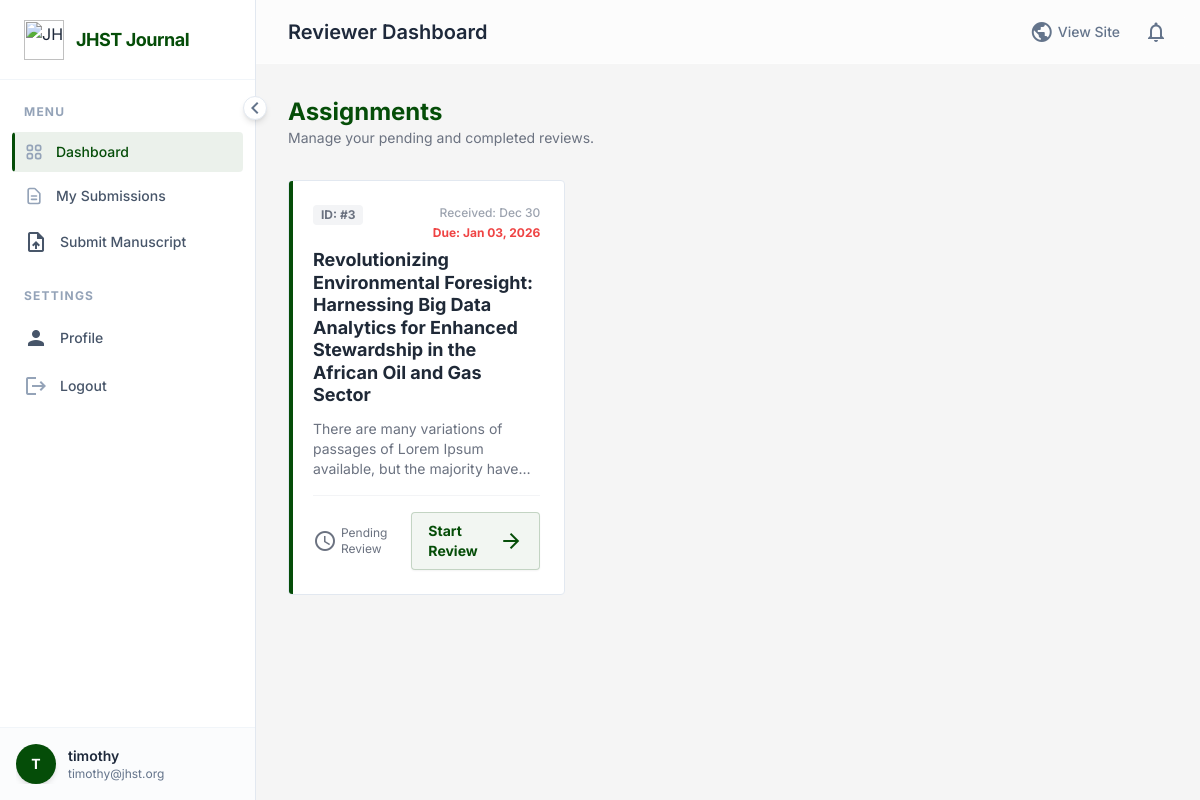
/dashboard/ (signed in), run on an earlier commit of the app's database.
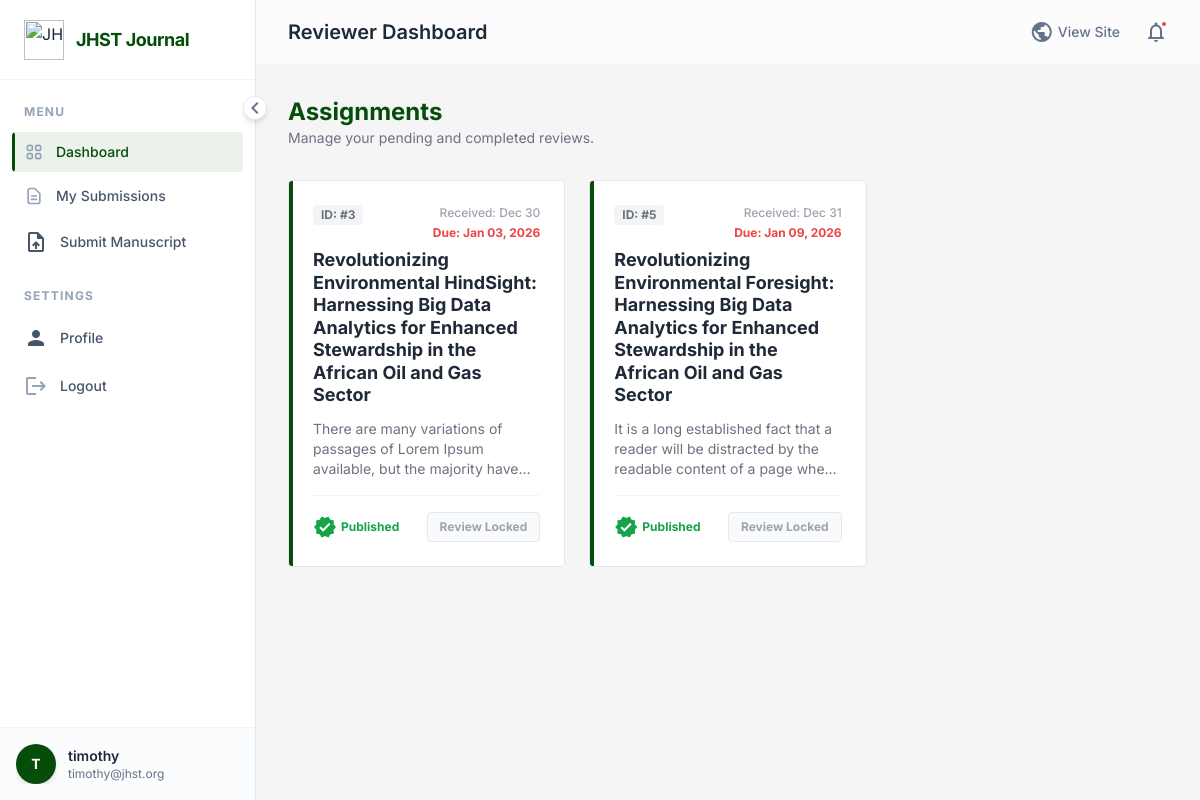
And on a later commit of the database.
### journal/models.py (models this page shows, shortened)
class User(AbstractUser):
    is_researcher = models.BooleanField(default=False)
    is_reviewer = models.BooleanField(default=False)
    is_editor = models.BooleanField(default=False)
    affiliation = models.CharField(max_length=255, blank=True)

class Review(models.Model):
    RECOMMENDATION_CHOICES = [
        ('accept', 'Accept'),
        ('revise', 'Revise'),
        ('reject', 'Reject'),
    ]
    manuscript = models.ForeignKey(Manuscript, on_delete=models.CASCADE, related_name='reviews')
    reviewer = models.ForeignKey(User, on_delete=models.CASCADE, related_name='reviews')
    date_assigned = models.DateTimeField(auto_now_add=True)
    due_date = models.DateTimeField(null=True, blank=True)
    date_completed = models.DateTimeField(null=True, blank=True)
    comments = models.TextField(blank=True)
    recommendation = models.CharField(max_length=20, choices=RECOMMENDATION_CHOICES, blank=True)

class Manuscript(models.Model):
    STATUS_CHOICES = [
        ('submitted', 'Submitted'),
        ('under_review', 'Under Review'),
        ('accepted', 'Accepted'),
        ('rejected', 'Rejected'),
        ('published', 'Published'),
    ]
    title = models.CharField(max_length=255)
    abstract = models.TextField()
    file = models.FileField(upload_to='manuscripts/')
    co_authors = models.CharField(max_length=500, blank=True, help_text="Names of co-authors, separated by commas")
    affiliations = models.TextField(blank=True, help_text="Author affiliations")
    author = models.ForeignKey(User, on_delete=models.CASCADE, related_name='manuscripts')
    reviewer = models.ForeignKey(User, on_delete=models.SET_NULL, null=True, blank=True, related_name='assigned_manuscripts')
    submitted_date = models.DateTimeField(auto_now_add=True)
    status = models.CharField(max_length=20, choices=STATUS_CHOICES, default='submitted')
    keywords = models.CharField(max_length=255, help_text="Comma-separated keywords")

### journal/views.py (the view)
# urls.py: path('dashboard/', views.dashboard, name='dashboard'),
@login_required
def dashboard(request):
    my_submissions = Manuscript.objects.filter(author=request.user).order_by('-submitted_date')
    if request.user.is_editor:
        submissions = Manuscript.objects.all().order_by('-submitted_date')
        unassigned_count = submissions.filter(status='submitted').count()
        return render(request, 'dashboard/editor_dashboard.html', {
            'submissions': submissions,
            'my_submissions': my_submissions,
            'unassigned_count': unassigned_count,
            'notifications': Notification.objects.filter(recipient=request.user, is_read=False)[:5]
        })
    elif request.user.is_reviewer:
        assigned_reviews = Review.objects.filter(reviewer=request.user).order_by('date_completed', 'date_assigned')
        assigned_manuscripts = [review.manuscript for review in assigned_reviews]
        return render(request, 'dashboard/reviewer_dashboard.html', {
            'assigned_manuscripts': assigned_manuscripts,
            'assigned_reviews': assigned_reviews,
            'my_submissions': my_submissions,
            'notifications': Notification.objects.filter(recipient=request.user, is_read=False)[:5]
        })
    elif request.user.is_researcher:
        return render(request, 'dashboard/researcher_dashboard.html', {
            'submissions': my_submissions,
            'notifications': Notification.objects.filter(recipient=request.user, is_read=False)[:5]
        })
    else:
        return render(request, 'dashboard/dashboard.html', {
            'my_submissions': my_submissions,
            'notifications': Notification.objects.filter(recipient=request.user, is_read=False)[:5]
        })

### templates/dashboard/reviewer_dashboard.html (shortened to what this page needs)
﻿{% extends 'dashboard/dashboard_base.html' %}
{% block dashboard_title %}Reviewer Dashboard{% endblock %} {% block content %}
<div class="mb-8">
  <h2 class="text-2xl font-bold font-display text-primary dark:text-white">
    Assignments
  </h2>
  <p class="text-gray-500 text-sm">
    Manage your pending and completed reviews.
  </p>
</div>
{% if assigned_reviews %}
<div class="grid grid-cols-1 md:grid-cols-2 lg:grid-cols-3 gap-6">
  {% for review in assigned_reviews %}
  <div
    class="bg-white dark:bg-card-dark rounded border border-border-light dark:border-border-dark p-6 flex flex-col h-full hover: transition relative overflow-hidden group"
  >
    <div
      class="absolute top-0 left-0 w-1 h-full bg-primary group-hover:bg-accent transition-colors"
    ></div>
    <div class="flex-1">
      <div class="flex justify-between items-start mb-2">
        <span
          class="inline-block px-2 py-0.5 rounded text-xs font-bold text-gray-500 bg-gray-100"
        >
          ID: #{{ review.manuscript.id }}
        </span>
        <div class="text-right">
          <p class="text-xs font-medium text-gray-400">
            Received: {{ review.manuscript.submitted_date|date:"M d" }}
          </p>
          {% if review.due_date %}
          <p class="text-xs font-bold text-red-500 mt-1">
            Due: {{ review.due_date|date:"M d, Y" }}
          </p>
          {% endif %}
        </div>
      </div>
      <h3
        class="text-lg font-bold text-gray-800 dark:text-white mb-3 leading-tight group-hover:text-primary transition-colors"
      >
        {{ review.manuscript.title }}
      </h3>
      <p class="text-sm text-gray-500 dark:text-gray-400 line-clamp-3 mb-4">
        {{ review.manuscript.abstract }}
      </p>
    </div>
    <div
      class="pt-4 border-t border-gray-100 dark:border-gray-700 flex justify-between items-center mt-auto"
    >
      {% if review.date_completed %} {% if not review.manuscript.article %}
      <div
        class="flex items-center text-xs font-bold text-green-600 dark:text-green-400"
      >
        <span class="material-icons text-sm mr-1">check_circle</span>
        Submitted
      </div>
      <a
        href="{% url 'submit_review' review.manuscript.id %}"
        class="text-xs font-bold text-slate-500 hover:text-primary border border-slate-200 dark:border-slate-700 bg-white dark:bg-card-dark px-3 py-1.5 rounded transition-colors flex items-center shadow-sm"
      >
        <span class="material-icons text-sm mr-1">edit</span>
        Edit Review
      </a>
      {% else %}
      <div
        class="flex items-center text-xs font-bold text-green-600 dark:text-green-400"
      >
        <span class="material-icons text-sm mr-1">verified</span>
        Published
      </div>
      <span
        class="text-xs font-bold text-gray-400 cursor-default flex items-center bg-gray-50 dark:bg-gray-800 px-3 py-1.5 rounded border border-gray-200 dark:border-gray-700"
      >
        Review Locked
      </span>
      {% endif %} {% else %}
      <div class="flex items-center text-xs text-gray-500">
        <span class="material-icons text-sm mr-1">schedule</span>
        Pending Review
      </div>
      <a
        href="{% url 'submit_review' review.manuscript.id %}"
        class="text-sm font-bold text-primary hover:text-white hover:bg-primary border border-primary/20 bg-primary/5 px-4 py-2 rounded transition-all shadow-sm flex items-center"
      >
        Start Review
        <span class="material-icons text-sm ml-1">arrow_forward</span>
      </a>
      {% endif %}
    </div>
  </div>
  {% endfor %}
</div>
{% endif %} {% endblock %}

### templates/dashboard/dashboard_base.html (shortened to what this page needs)
{% load static %}
<!DOCTYPE html>
<html lang="en" class="scroll-smooth">
  <head>
    <script src="https://cdn.tailwindcss.com"></script>
  </head>
  <body
    class="bg-[#ededed]/50 dark:bg-bg-dark text-slate-800 dark:text-gray-100 font-sans antialiased min-h-screen flex overflow-hidden"
  >
    <aside
      id="sidebar"
      class="bg-white dark:bg-card-dark border-r border-slate-200 dark:border-slate-700 flex flex-col fixed h-full z-40 sidebar-transition w-64 shadow-2xl md:shadow-none transform -translate-x-full md:translate-x-0"
    >
      <div
        class="h-20 flex items-center px-6 border-b border-slate-100 dark:border-slate-800/50"
      >
        <a
          href="{% url 'index' %}"
          class="flex items-center gap-3 overflow-hidden whitespace-nowrap"
        >
          <img
            src="{% static 'assets/images/jhst-logo.png' %}"
            alt="JHST Logo"
            class="h-10 w-auto object-contain flex-shrink-0"
          />
          <span
            class="font-display font-bold text-lg tracking-tight text-primary dark:text-white sidebar-header-text transition-opacity duration-300"
          >
            JHST Journal
          </span>
        </a>
      </div>
      <nav class="flex-1 overflow-y-auto py-6 px-3 space-y-1 no-scrollbar">
        <div class="mb-6">
          <p
            class="px-3 text-xs font-bold text-slate-400 uppercase tracking-widest mb-3 section-label transition-opacity duration-300"
          >
            Menu
          </p>
          <a
            href="{% url 'dashboard' %}"
            class="sidebar-link group flex items-center px-3 py-2.5 text-sm font-medium text-slate-600 dark:text-gray-300 rounded hover:text-primary dark:hover:text-white transition-colors duration-200 mb-1 {% if request.resolver_match.url_name == 'dashboard' %}active{% endif %}"
            title="Dashboard"
          >
            <span class="link-text whitespace-nowrap">Dashboard</span>
          </a>
          <a
            href="{% url 'my_submissions' %}"
            class="sidebar-link group flex items-center px-3 py-2.5 text-sm font-medium text-slate-600 dark:text-gray-300 rounded hover:text-primary dark:hover:text-white transition-colors duration-200 mb-1 {% if request.resolver_match.url_name == 'my_submissions' %}active{% endif %}"
            title="My Submissions"
          >
            <span class="link-text whitespace-nowrap">My Submissions</span>
          </a>
          {% if user.is_researcher %}
          <a
            href="{% url 'submit_manuscript' %}"
            class="sidebar-link group flex items-center px-3 py-2.5 text-sm font-medium text-slate-600 dark:text-gray-300 rounded hover:text-primary dark:hover:text-white transition-colors duration-200 mb-1"
            title="Submit Manuscript"
          >
            <span
              class="material-icons text-xl mr-3 group-hover:text-primary transition-colors"
              >upload_file</span
            >
            <span class="link-text whitespace-nowrap">Submit Manuscript</span>
          </a>
          {% endif %}
        </div>
        <div class="mb-6">
          <p
            class="px-3 text-xs font-bold text-slate-400 uppercase tracking-widest mb-3 section-label transition-opacity duration-300"
          >
            Settings
          </p>
          <a
            href="{% url 'profile' %}"
            class="sidebar-link group flex items-center px-3 py-2.5 text-sm font-medium text-slate-600 dark:text-gray-300 rounded hover:text-primary dark:hover:text-white transition-colors duration-200 mb-1 {% if request.resolver_match.url_name == 'profile' %}active{% endif %}"
            title="Profile"
          >
            <span
              class="material-icons text-xl mr-3 group-hover:text-primary transition-colors"
              >person</span
            >
            <span class="link-text whitespace-nowrap">Profile</span>
          </a>
          <form action="{% url 'logout' %}" method="post" class="w-full">
            <button
              type="submit"
              class="sidebar-link group w-full flex items-center px-3 py-2.5 text-sm font-medium text-slate-600 dark:text-gray-300 rounded hover:bg-red-50 dark:hover:bg-red-900/10 hover:text-red-600 transition-colors duration-200"
              title="Logout"
            >
              <span
                class="material-icons text-xl mr-3 text-slate-400 group-hover:text-red-500 transition-colors"
                >logout</span
              >
              <span class="link-text whitespace-nowrap">Logout</span>
            </button>
          </form>
        </div>
      </nav>
      <div
        class="p-4 border-t border-slate-100 dark:border-slate-800/50 bg-slate-50/50 dark:bg-slate-900/50"
      >
        <div class="flex items-center overflow-hidden whitespace-nowrap">
          <div
            class="h-10 w-10 rounded-full bg-primary text-white flex items-center justify-center font-bold text-sm shadow-md flex-shrink-0"
          >
            {{ user.username|slice:":1"|upper }}
          </div>
          <div class="ml-3 user-info transition-opacity duration-300">
            <p class="text-sm font-semibold text-slate-800 dark:text-gray-200">
              {{ user.username }}
            </p>
            <p class="text-xs text-slate-500 truncate max-w-[140px]">
              {{ user.email }}
            </p>
          </div>
        </div>
      </div>
      <button
        id="sidebar-collapse-btn"
        class="absolute -right-3 top-24 bg-white dark:bg-slate-800 border border-slate-200 dark:border-slate-600 rounded-full p-1 shadow-md hidden md:flex items-center justify-center text-slate-500 hover:text-primary transition-transform duration-300 z-50 w-6 h-6"
        aria-label="Toggle Sidebar"
      >
        <span
          class="material-icons text-sm transform transition-transform duration-300"
          id="collapse-icon"
          >chevron_left</span
        >
      </button>
    </aside>
    <div
      id="main-content"
      class="flex-1 md:ml-64 flex flex-col h-screen overflow-hidden main-content-transition"
    >
      <header
        class="glass sticky top-0 z-20 h-16 flex items-center justify-between px-6 md:px-8"
      >
        <div class="flex items-center">
          <h1
            class="text-xl font-display font-semibold text-slate-800 dark:text-white hidden sm:block"
          >
            {% block dashboard_title %}Overview{% endblock %}
          </h1>
        </div>
        <div class="flex items-center space-x-6">
          <a
            href="{% url 'index' %}"
            class="text-sm font-medium text-slate-500 hover:text-primary transition-colors flex items-center gap-1"
          >
            <span class="material-icons text-base">public</span>
            <span class="hidden sm:inline">View Site</span>
          </a>
          <div
            class="relative notification-bell cursor-pointer"
            id="notification-bell"
          >
            <span
              class="material-icons text-slate-500 hover:text-primary transition-colors"
              >notifications_none</span
            >
            {% if notifications %}
            <span
              class="absolute top-0 right-0 h-2 w-2 bg-red-500 rounded-full border-2 border-white dark:border-slate-900"
            ></span>
            {% endif %}
          </div>
        </div>
      </header>
      <main class="p-6 md:p-8 overflow-y-auto flex-1">
        <div class="mx-auto max-w-7xl animate-fade-in-up">
          {% block content %}{% endblock %}
        </div>
      </main>
    </div>
  </body>
</html>

### templates/dashboard/dashboard_base.html (style rules this page uses)
body { font-family: "Inter", sans-serif; }
.sidebar-transition { transition: width 0.3s cubic-bezier(0.4, 0, 0.2, 1), transform 0.3s cubic-bezier(0.4, 0, 0.2, 1); }
.main-content-transition { transition: margin-left 0.3s cubic-bezier(0.4, 0, 0.2, 1); }
.sidebar-link { position: relative; overflow: hidden; }
.sidebar-link::before { content: ""; position: absolute; left: 0; top: 0; bottom: 0; width: 3px; background-color: #054d08; transform: scaleY(0); transition: transform 0.2s ease; border-top-right-radius: 4px; border-bottom-right-radius: 4px; }
.sidebar-link.active::before { transform: scaleY(1); }
.sidebar-link.active { background-color: rgba(5, 77, 8, 0.08); color: #054d08; }
.glass { background: rgba(255, 255, 255, 0.7); backdrop-filter: blur(10px); -webkit-backdrop-filter: blur(10px); border-bottom: 1px solid rgba(255, 255, 255, 0.3); }
.no-scrollbar { -ms-overflow-style: none; scrollbar-width: none; }
* { scrollbar-width: thin; scrollbar-color: rgba(156, 163, 175, 0.5) transparent; }
.animate-fade-in-up { animation: fadeInUp 0.5s ease-out forwards; }

What changed in the data, as far as the page shows it:
changed Review "Dec 30": manuscript "Revolutionizing Environmental Foresight: Harnessing Big Data Analytics for Enhanced Stewardship in the African Oil and Gas Sector" → "Revolutionizing Environmental HindSight: Harnessing Big Data Analytics for Enhanced Stewardship in the African Oil and Gas Sector"; date_completed "Pending Review Start Review" → "Published Review Locked"
added Review: manuscript.id "5", manuscript.submitted_date "Dec 31", due_date "Jan 09, 2026", manuscript "Revolutionizing Environmental Foresight: Harnessing Big Data Analytics for Enhanced Stewardship in the African Oil and Gas Sector", manuscript.abstract "It is a long established fact that a reader will be distracted by the readable content of a page…", shows "Published"
